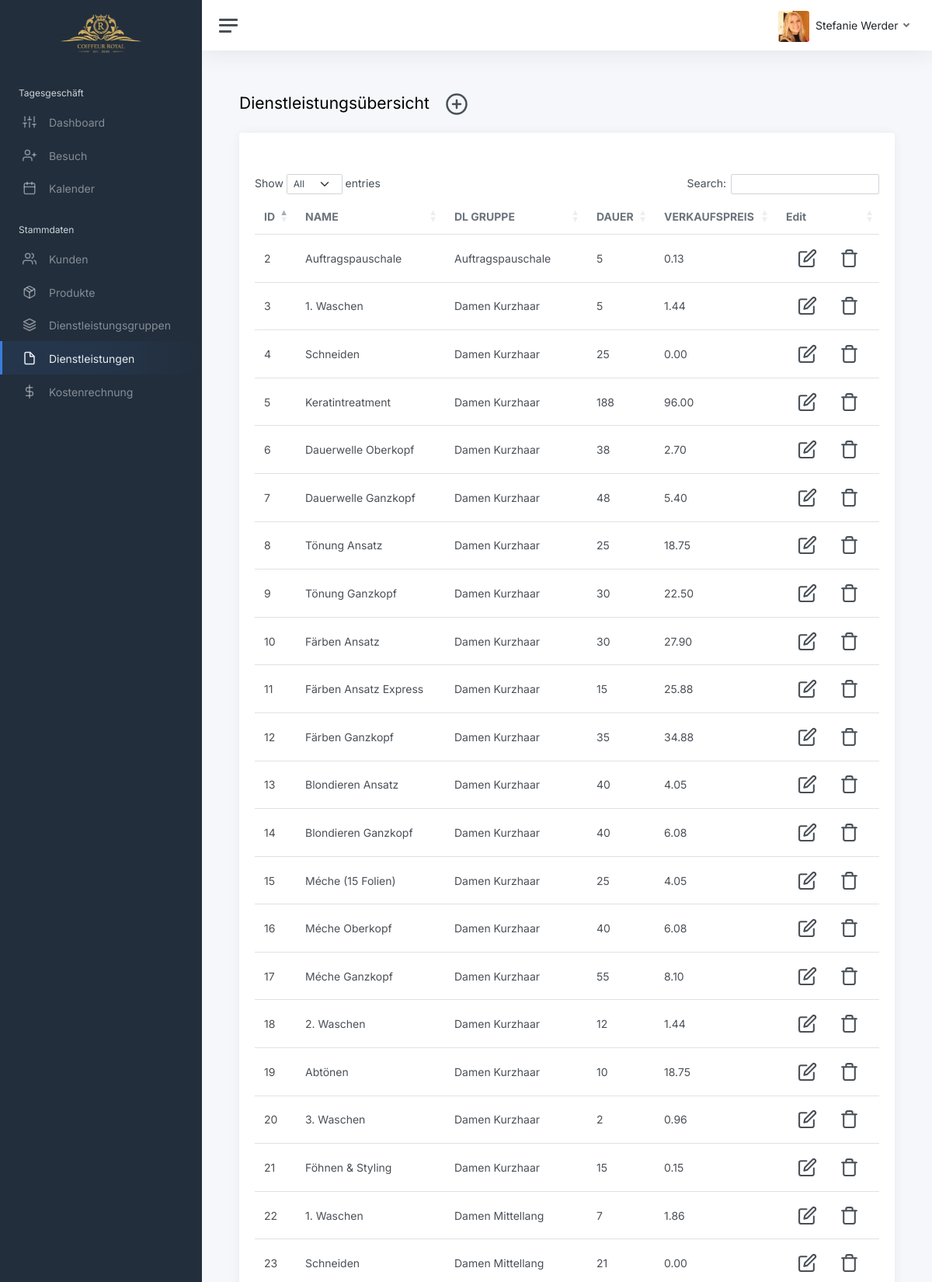
/website/sites/services.php (signed in, upper part), run on the app's committed database.
### tables this page shows
CREATE TABLE IF NOT EXISTS services (
    services_id INT AUTO_INCREMENT PRIMARY KEY,
    services_name VARCHAR(50) NOT NULL,
    services_service_group VARCHAR(50),
    services_duration INT(3),
    services_factor DECIMAL(10,2),
    services_consumption DECIMAL(10,2),
    services_price_kg_liter DECIMAL(10,2),
    services_sales_price DECIMAL(10,2)
    );

### website/sites/services.php (the view, shortened to what this page needs)
<?php
    if(isset($_SESSION['User']))
    {
        $mailid = $_SESSION['User'];
        $parts = explode(".", $mailid);
        $lastname = ucfirst(array_pop($parts));
        $firstname = ucfirst(implode(".", $parts));
    }
    else
    {
        header("Location:../index.php");
    }
?>
<!DOCTYPE html>
<html lang="en">
<head>
	<link href="https://cdnjs.cloudflare.com/ajax/libs/twitter-bootstrap/5.0.1/css/bootstrap.min.css" rel="stylesheet">
	<link href="../assets/css/app.css" rel="stylesheet">
	<link href="https://cdn.datatables.net/1.11.4/css/dataTables.bootstrap5.min.css" rel="stylesheet">
</head>
<body>
	<div class="wrapper">
		<nav id="sidebar" class="sidebar js-sidebar">
			<div class="sidebar-content js-simplebar">
				<a class="sidebar-brand text-center" href="dashboard.php">
					<span class="align-middle"><img src="../assets/img/logo/coiffeur_royal.png" width="50%"></span>
				</a>
				<ul class="sidebar-nav">
					<li class="sidebar-header">
						Tagesgeschäft
					</li>
					<li class="sidebar-item">
						<a class="sidebar-link" href="dashboard.php">
							<i class="align-middle" data-feather="sliders"></i> <span class="align-middle">Dashboard</span>
						</a>
					</li>
					<li class="sidebar-item">
						<a class="sidebar-link" href="visits.php">
							<i class="align-middle" data-feather="user-plus"></i> <span class="align-middle">Besuch</span>
						</a>
					</li>
					<li class="sidebar-item">
						<a class="sidebar-link" href="calendar.php">
							<i class="align-middle" data-feather="calendar"></i> <span class="align-middle">Kalender</span>
						</a>
					</li>
					<li class="sidebar-header">
						Stammdaten
					</li>
					<li class="sidebar-item">
						<a class="sidebar-link" href="customers.php">
							<i class="align-middle" data-feather="users"></i> <span class="align-middle">Kunden</span>
						</a>
					</li>
					<li class="sidebar-item">
						<a class="sidebar-link" href="products.php">
							<i class="align-middle" data-feather="package"></i> <span class="align-middle">Produkte</span>
						</a>
					</li>
					<li class="sidebar-item">
						<a class="sidebar-link" href="service-groups.php">
							<i class="align-middle" data-feather="layers"></i> <span class="align-middle">Dienstleistungsgruppen</span>
						</a>
					</li>
					<li class="sidebar-item active">
						<a class="sidebar-link" href="services.php">
							<i class="align-middle" data-feather="file"></i> <span class="align-middle">Dienstleistungen</span>
						</a>
					</li>
					<li class="sidebar-item">
						<a class="sidebar-link" href="cost-calculation.php">
							<i class="align-middle" data-feather="dollar-sign"></i> <span class="align-middle">Kostenrechnung</span>
						</a>
					</li>
				</ul>
			</div>
		</nav>
		<div class="main">
			<nav class="navbar navbar-expand navbar-light navbar-bg">
				<a class="sidebar-toggle js-sidebar-toggle">
					<i class="hamburger align-self-center"></i>
				</a>
				<div class="navbar-collapse collapse">
					<ul class="navbar-nav navbar-align">
						<li class="nav-item dropdown">
							<a class="nav-link dropdown-toggle d-none d-sm-inline-block" href="#" data-bs-toggle="dropdown">
								<?php
								if($mailid == "werder.stefanie")
								{
									echo "<img src='../assets/img/avatars/steffi.jpg' class='avatar img-fluid rounded me-1' alt='Steffanie Werder'/> <span class='text-dark'>" .$lastname . " " . $firstname;
								}
								elseif($mailid == "weibel.romy")
								{
									echo "<img src='../assets/img/avatars/romy.jpg' class='avatar img-fluid rounded me-1' alt='Romy Werder'/> <span class='text-dark'>" . $lastname . " " . $firstname;
								}
								?>
							</a>
						</li>
					</ul>
				</div>
			</nav>
			<main class="content">
				<div class="container-fluid p-0">
					<h1 class="h3 mb-3">Dienstleistungsübersicht <button type='button' class='btn mr-1 createservicebtn'><i class='align-middle' data-feather='plus-circle' style='width: 30px; height: 30px;'></i></button></h1>
					<div class="row">
						<div class="col-12">
							<div class="card">
								<div class="card-header">
								</div>
								<div class="card-body">
                                    <div class="table-responsive">
                                        <table id="example" class="table align-items-center mb-0">
                                          <thead>
                                            <tr>
                                              <th class="text-uppercase text-secondary  font-weight-bolder opacity-7">ID</th>
                                              <th class="text-uppercase text-secondary  font-weight-bolder opacity-7">Name</th>
                                              <th class="text-uppercase text-secondary  font-weight-bolder opacity-7">DL Gruppe</th>
                                              <th class="text-uppercase text-secondary  font-weight-bolder opacity-7">Dauer</th>
                                              <th class="text-uppercase text-secondary  font-weight-bolder opacity-7">Verkaufspreis</th>
                                              <th class="text-secondary opacity-7">Edit</th>
                                            </tr>
                                          </thead>
                                          <tbody>
											<?php
												include 'db.php';
												$sql = "SELECT * FROM services";
												$result = mysqli_query($db_conn, $sql);
												if (mysqli_num_rows($result) > 0)
												{
													while ($row = mysqli_fetch_assoc($result))
													{
														echo "<tr>";
															echo "<td>" . $row['services_id'] . "</td>";
															echo "<td>" . $row['services_name'] . "</td>";
															echo "<td>" . $row['services_service_group'] . "</td>";
															echo "<td>" . $row['services_duration'] . "</td>";
															echo "<td>" . $row['services_sales_price'] . "</td>";
															echo "<td class='text-right'>";
																echo "<button type='button' class='btn mr-1 editservicebtn'><i class='align-middle' data-feather='edit' style='width: 25px; height: 25px;'></i></button>";
																echo "<button type='button' class='btn mr-1 deleteservicebtn'><i class='align-middle' data-feather='trash' style='width: 25px; height: 25px;'></i></button>";
															echo "</td>";
													}
												}
												else
												{
													echo "0 Results found";
												}
											?>
                                          </tbody>
                                        </table>
									</div>
								</div>
							</div>
						</div>
					</div>
				</div>
			</main>
		</div>
	</div>
</body>
</html>

### data on the page
services: services_id "2", services_name "Auftragspauschale", services_service_group "Auftragspauschale", services_duration "5", services_sales_price "0.13"
services: services_id "3", services_name "1. Waschen", services_service_group "Damen Kurzhaar", services_duration "5", services_sales_price "1.44"
services: services_id "4", services_name "Schneiden", services_service_group "Damen Kurzhaar", services_duration "25", services_sales_price "0.00"
services: services_id "5", services_name "Keratintreatment", services_service_group "Damen Kurzhaar", services_duration "188", services_sales_price "96.00"
services: services_id "6", services_name "Dauerwelle Oberkopf", services_service_group "Damen Kurzhaar", services_duration "38", services_sales_price "2.70"
services: services_id "7", services_name "Dauerwelle Ganzkopf", services_service_group "Damen Kurzhaar", services_duration "48", services_sales_price "5.40"
services: services_id "8", services_name "Tönung Ansatz", services_service_group "Damen Kurzhaar", services_duration "25", services_sales_price "18.75"
services: services_id "9", services_name "Tönung Ganzkopf", services_service_group "Damen Kurzhaar", services_duration "30", services_sales_price "22.50"
services: services_id "10", services_name "Färben Ansatz", services_service_group "Damen Kurzhaar", services_duration "30", services_sales_price "27.90"
services: services_id "11", services_name "Färben Ansatz Express", services_service_group "Damen Kurzhaar", services_duration "15", services_sales_price "25.88"
services: services_id "12", services_name "Färben Ganzkopf", services_service_group "Damen Kurzhaar", services_duration "35", services_sales_price "34.88"
services: services_id "13", services_name "Blondieren Ansatz", services_service_group "Damen Kurzhaar", services_duration "40", services_sales_price "4.05"
services: services_id "14", services_name "Blondieren Ganzkopf", services_service_group "Damen Kurzhaar", services_duration "40", services_sales_price "6.08"
services: services_id "15", services_name "Méche (15 Folien)", services_service_group "Damen Kurzhaar", services_duration "25", services_sales_price "4.05"
services: services_id "16", services_name "Méche Oberkopf", services_service_group "Damen Kurzhaar", services_duration "40", services_sales_price "6.08"
services: services_id "17", services_name "Méche Ganzkopf", services_service_group "Damen Kurzhaar", services_duration "55", services_sales_price "8.10"
services: services_id "18", services_name "2. Waschen", services_service_group "Damen Kurzhaar", services_duration "12", services_sales_price "1.44"
services: services_id "19", services_name "Abtönen", services_service_group "Damen Kurzhaar", services_duration "10", services_sales_price "18.75"
services: services_id "20", services_name "3. Waschen", services_service_group "Damen Kurzhaar", services_duration "2", services_sales_price "0.96"
services: services_id "21", services_name "Föhnen & Styling", services_service_group "Damen Kurzhaar", services_duration "15", services_sales_price "0.15"
services: services_id "22", services_name "1. Waschen", services_service_group "Damen Mittellang", services_duration "7", services_sales_price "1.86"
services: services_id "23", services_name "Schneiden", services_service_group "Damen Mittellang", services_duration "21", services_sales_price "0.00"

### other printed values
$lastname "Stefanie"
$firstname "Werder"
